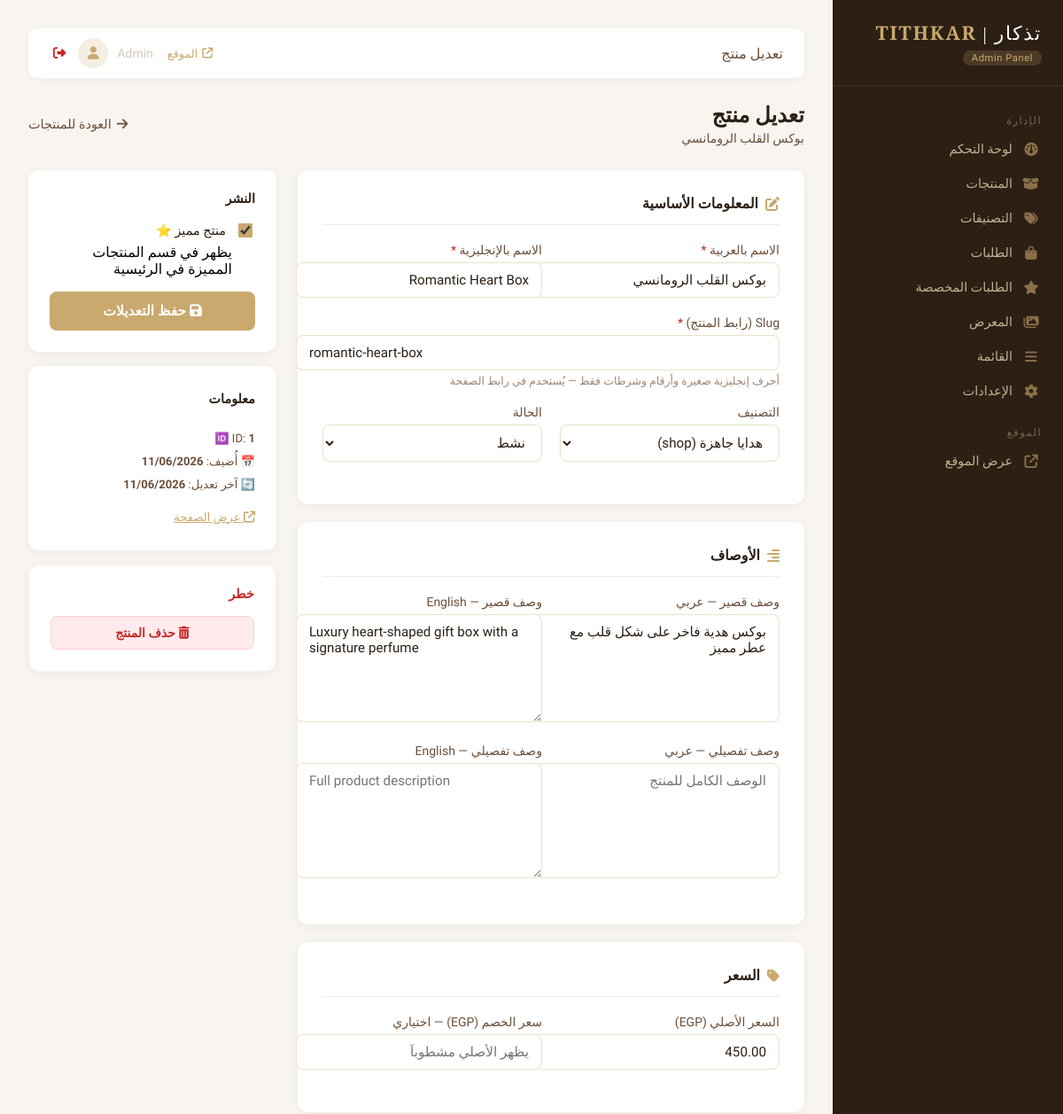
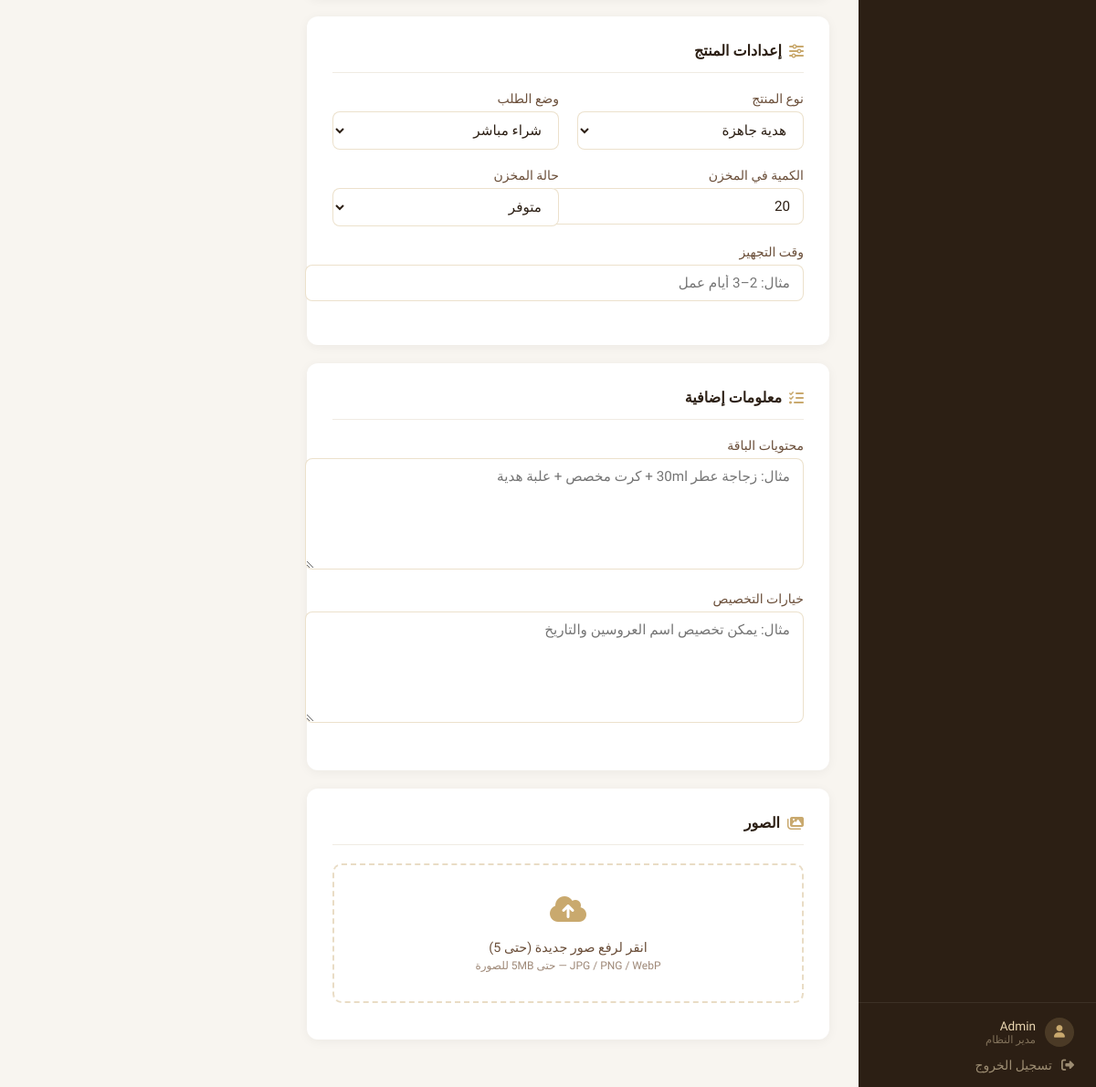
/admin/product-form.php?id=1 (signed in), run on the app's committed database (2 pictures, top to bottom).
### tables this page shows
CREATE TABLE IF NOT EXISTS products (
    id                     INT AUTO_INCREMENT PRIMARY KEY,
    name_ar                VARCHAR(255) NOT NULL,
    name_en                VARCHAR(255) NOT NULL,
    slug                   VARCHAR(255) NOT NULL UNIQUE,
    short_description_ar   TEXT,
    short_description_en   TEXT,
    full_description_ar    TEXT,
    full_description_en    TEXT,
    price                  DECIMAL(10,2)  NULL,
    sale_price             DECIMAL(10,2)  NULL,
    category_id            INT            NULL,
    product_type           ENUM('ready_gift','event_giveaway','both') NOT NULL DEFAULT 'ready_gift',
    order_mode             ENUM('buy_now','request_quote','both')     NOT NULL DEFAULT 'buy_now',
    stock_quantity         INT            NOT NULL DEFAULT 0,
    stock_status           ENUM('in_stock','out_of_stock') NOT NULL DEFAULT 'in_stock',
    is_featured            TINYINT(1)     NOT NULL DEFAULT 0,
    preparation_time       VARCHAR(255)   NULL,
    package_contents       TEXT           NULL,
    customization_options  TEXT           NULL,
    status                 ENUM('active','inactive') NOT NULL DEFAULT 'active',
    created_at             DATETIME       NOT NULL DEFAULT NOW(),
    updated_at             DATETIME       NOT NULL DEFAULT NOW() ON UPDATE NOW(),
    CONSTRAINT fk_product_category
        FOREIGN KEY (category_id) REFERENCES categories(id) ON DELETE SET NULL
);

### admin/product-form.php (the view, shortened to what this page needs)
<?php
require_once __DIR__ . '/../includes/functions.php';
$product_id = (int)($_GET['id'] ?? $_POST['product_id'] ?? 0);
$isEdit     = $product_id > 0;
$product    = null;
if ($isEdit) {
    $stmt = $pdo->prepare('SELECT * FROM products WHERE id = ? LIMIT 1');
    $stmt->execute([$product_id]);
    $product = $stmt->fetch();
}
$f = [
    'name_ar'               => $_POST['name_ar']               ?? $product['name_ar']               ?? '',
    'name_en'               => $_POST['name_en']               ?? $product['name_en']               ?? '',
    'slug'                  => $_POST['slug']                  ?? $product['slug']                  ?? '',
    'category_id'           => $_POST['category_id']           ?? $product['category_id']           ?? '',
    'status'                => $_POST['status']                ?? $product['status']                ?? 'active',
    'is_featured'           => $_POST['is_featured']           ?? $product['is_featured']           ?? 0,
    'short_description_ar'  => $_POST['short_description_ar']  ?? $product['short_description_ar']  ?? '',
    'short_description_en'  => $_POST['short_description_en']  ?? $product['short_description_en']  ?? '',
    'full_description_ar'   => $_POST['full_description_ar']   ?? $product['full_description_ar']   ?? '',
    'full_description_en'   => $_POST['full_description_en']   ?? $product['full_description_en']   ?? '',
    'price'                 => $_POST['price']                 ?? $product['price']                 ?? '',
    'sale_price'            => $_POST['sale_price']            ?? $product['sale_price']            ?? '',
    'product_type'          => $_POST['product_type']          ?? $product['product_type']          ?? 'ready_gift',
    'order_mode'            => $_POST['order_mode']            ?? $product['order_mode']            ?? 'buy_now',
    'stock_quantity'        => $_POST['stock_quantity']        ?? $product['stock_quantity']        ?? 0,
    'stock_status'          => $_POST['stock_status']          ?? $product['stock_status']          ?? 'in_stock',
    'preparation_time'      => $_POST['preparation_time']      ?? $product['preparation_time']      ?? '',
    'package_contents'      => $_POST['package_contents']      ?? $product['package_contents']      ?? '',
    'customization_options' => $_POST['customization_options'] ?? $product['customization_options'] ?? '',
];
function fv(array $f, string $key): string {
    return htmlspecialchars($f[$key] ?? '', ENT_QUOTES);
}
function sel(array $f, string $key, string $val): string {
    return ($f[$key] ?? '') == $val ? 'selected' : '';
}
$allCats = $pdo->query("SELECT id, name_ar, type FROM categories WHERE status = 'active' ORDER BY type, name_ar")->fetchAll();
?>
<!DOCTYPE html>
<html lang="ar" dir="rtl">
<head>
<link rel="stylesheet" href="https://cdnjs.cloudflare.com/ajax/libs/font-awesome/6.5.1/css/all.min.css">
<link rel="stylesheet" href="<?= SITE_URL ?>/assets/css/admin.css">
</head>
<body class="admin-body">
<div class="admin-layout">
<?php include __DIR__ . '/partials/sidebar.php'; ?>
<div class="admin-content">
<?php include __DIR__ . '/partials/topbar.php'; ?>
<div class="admin-page-header">
    <div>
        <h1 class="admin-page-title"><?= $isEdit ? 'تعديل منتج' : 'إضافة منتج جديد' ?></h1>
        <div class="admin-page-subtitle">
            <?= $isEdit ? htmlspecialchars($product['name_ar'], ENT_QUOTES) : 'ملء البيانات وحفظ المنتج' ?>
        </div>
    </div>
    <a href="products.php"
       style="color:#6B4F3A;text-decoration:none;font-size:0.9rem;display:flex;align-items:center;gap:6px;">
        <i class="fas fa-arrow-right"></i> العودة للمنتجات
    </a>
</div>
<form method="POST" enctype="multipart/form-data"
      action="product-form.php<?= $isEdit ? '?id=' . $product_id : '' ?>">
<div class="form-layout">
    <div>
        <div class="form-section">
            <h4><i class="fas fa-pen-to-square"></i> المعلومات الأساسية</h4>
            <div class="admin-form">
                <div class="form-row">
                    <div class="form-group">
                        <label>الاسم بالعربية <span style="color:#C62828;">*</span></label>
                        <input type="text" name="name_ar" value="<?= fv($f,'name_ar') ?>" required placeholder="مثال: بوكس القلب الرومانسي">
                    </div>
                    <div class="form-group">
                        <label>الاسم بالإنجليزية <span style="color:#C62828;">*</span></label>
                        <input type="text" name="name_en" id="name_en" value="<?= fv($f,'name_en') ?>" required placeholder="e.g. Romantic Heart Box">
                    </div>
                </div>
                <div class="form-group">
                    <label>Slug (رابط المنتج) <span style="color:#C62828;">*</span></label>
                    <input type="text" name="slug" id="slug" value="<?= fv($f,'slug') ?>" dir="ltr"
                           placeholder="romantic-heart-box" pattern="[a-z0-9-]+" required>
                    <div class="form-hint">أحرف إنجليزية صغيرة وأرقام وشرطات فقط — يُستخدم في رابط الصفحة</div>
                </div>
                <div class="form-row">
                    <div class="form-group">
                        <label>التصنيف</label>
                        <select name="category_id">
                            <?php foreach ($allCats as $cat): ?>
                            <option value="<?= (int)$cat['id'] ?>" <?= sel($f,'category_id',(string)$cat['id']) ?>>
                                <?= htmlspecialchars($cat['name_ar'], ENT_QUOTES) ?>
                                (<?= htmlspecialchars($cat['type'], ENT_QUOTES) ?>)
                            </option>
                            <?php endforeach; ?>
                        </select>
                    </div>
                    <div class="form-group">
                        <label>الحالة</label>
                        <select name="status">
                            <option value="active"   <?= sel($f,'status','active') ?>>نشط</option>
                        </select>
                    </div>
                </div>
            </div>
        </div>
        <div class="form-section">
            <h4><i class="fas fa-align-right"></i> الأوصاف</h4>
            <div class="admin-form">
                <div class="form-row">
                    <div class="form-group">
                        <label>وصف قصير — عربي</label>
                        <textarea name="short_description_ar" rows="3" placeholder="وصف مختصر يظهر في قائمة المنتجات"><?= fv($f,'short_description_ar') ?></textarea>
                    </div>
                    <div class="form-group">
                        <label>وصف قصير — English</label>
                        <textarea name="short_description_en" rows="3" dir="ltr" placeholder="Short description shown in listing"><?= fv($f,'short_description_en') ?></textarea>
                    </div>
                </div>
                <div class="form-row">
                    <div class="form-group">
                        <label>وصف تفصيلي — عربي</label>
                        <textarea name="full_description_ar" rows="6" placeholder="الوصف الكامل للمنتج"><?= fv($f,'full_description_ar') ?></textarea>
                    </div>
                    <div class="form-group">
                        <label>وصف تفصيلي — English</label>
                        <textarea name="full_description_en" rows="6" dir="ltr" placeholder="Full product description"><?= fv($f,'full_description_en') ?></textarea>
                    </div>
                </div>
            </div>
        </div>
        <div class="form-section">
            <h4><i class="fas fa-tag"></i> السعر</h4>
            <div class="admin-form">
                <div class="form-row">
                    <div class="form-group">
                        <label>السعر الأصلي (EGP)</label>
                        <input type="number" name="price" step="0.01" min="0"
                               value="<?= fv($f,'price') ?>" placeholder="اتركه فارغاً لـ &quot;حسب الطلب&quot;">
                    </div>
                    <div class="form-group">
                        <label>سعر الخصم (EGP) — اختياري</label>
                        <input type="number" name="sale_price" step="0.01" min="0"
                               value="<?= fv($f,'sale_price') ?>" placeholder="يظهر الأصلي مشطوباً">
                    </div>
                </div>
            </div>
        </div>
        <div class="form-section">
            <h4><i class="fas fa-sliders"></i> إعدادات المنتج</h4>
            <div class="admin-form">
                <div class="form-row">
                    <div class="form-group">
                        <label>نوع المنتج</label>
                        <select name="product_type">
                            <option value="ready_gift"     <?= sel($f,'product_type','ready_gift') ?>>هدية جاهزة</option>
                        </select>
                    </div>
                    <div class="form-group">
                        <label>وضع الطلب</label>
                        <select name="order_mode">
                            <option value="buy_now"       <?= sel($f,'order_mode','buy_now') ?>>شراء مباشر</option>
                        </select>
                    </div>
                </div>
                <div class="form-row">
                    <div class="form-group">
                        <label>الكمية في المخزن</label>
                        <input type="number" name="stock_quantity" min="0" value="<?= fv($f,'stock_quantity') ?>">
                    </div>
                    <div class="form-group">
                        <label>حالة المخزن</label>
                        <select name="stock_status">
                            <option value="in_stock"      <?= sel($f,'stock_status','in_stock') ?>>متوفر</option>
                        </select>
                    </div>
                </div>
                <div class="form-group">
                    <label>وقت التجهيز</label>
                    <input type="text" name="preparation_time" value="<?= fv($f,'preparation_time') ?>"
                           placeholder="مثال: 2–3 أيام عمل">
                </div>
            </div>
        </div>
        <div class="form-section">
            <h4><i class="fas fa-list-check"></i> معلومات إضافية</h4>
            <div class="admin-form">
                <div class="form-group">
                    <label>محتويات الباقة</label>
                    <textarea name="package_contents" rows="4" placeholder="مثال: زجاجة عطر 30ml + كرت مخصص + علبة هدية"><?= fv($f,'package_contents') ?></textarea>
                </div>
                <div class="form-group">
                    <label>خيارات التخصيص</label>
                    <textarea name="customization_options" rows="4" placeholder="مثال: يمكن تخصيص اسم العروسين والتاريخ"><?= fv($f,'customization_options') ?></textarea>
                </div>
            </div>
        </div>
        <div class="form-section">
            <h4><i class="fas fa-images"></i> الصور</h4>
            <div class="image-upload-area" onclick="document.getElementById('imgInput').click();">
                <i class="fas fa-cloud-arrow-up"></i>
                <div style="margin-top:8px;font-size:0.9rem;">انقر لرفع صور جديدة (حتى 5)</div>
                <div style="font-size:0.75rem;color:#9E8877;margin-top:4px;">JPG / PNG / WebP — حتى 5MB للصورة</div>
            </div>
        </div>
    </div>
    <div>
        <div class="sidebar-card">
            <h4>النشر</h4>
            <div style="margin-bottom:16px;">
                <label style="display:flex;align-items:center;gap:10px;cursor:pointer;font-size:0.9rem;color:#2C1F14;">
                    <input type="checkbox" name="is_featured" value="1"
                           <?= ($f['is_featured'] ?? 0) ? 'checked' : '' ?>
                           style="width:16px;height:16px;accent-color:#C9A96E;">
                    <span>منتج مميز ⭐</span>
                </label>
                <div class="form-hint" style="margin-top:4px;margin-right:26px;">يظهر في قسم المنتجات المميزة في الرئيسية</div>
            </div>
            <button type="submit" class="btn-save">
                <i class="fas fa-floppy-disk"></i>
                <?= $isEdit ? 'حفظ التعديلات' : 'حفظ المنتج' ?>
            </button>
        </div>
        <?php if ($isEdit && $product): ?>
        <div class="sidebar-card" style="font-size:0.82rem;color:#6B4F3A;line-height:2;">
            <h4>معلومات</h4>
            <div>🆔 ID: <strong><?= $product_id ?></strong></div>
            <div>📅 أُضيف: <strong><?= date('d/m/Y', strtotime($product['created_at'])) ?></strong></div>
            <div>🔄 آخر تعديل: <strong><?= date('d/m/Y', strtotime($product['updated_at'])) ?></strong></div>
            <div style="margin-top:10px;">
                <a href="<?= SITE_URL ?>/pages/product.php?slug=<?= urlencode($product['slug']) ?>"
                   target="_blank" rel="noopener"
                   style="color:#C9A96E;font-size:0.82rem;">
                    <i class="fas fa-arrow-up-right-from-square"></i> عرض الصفحة
                </a>
            </div>
        </div>
        <?php endif; ?>
        <?php if ($isEdit): ?>
        <div class="sidebar-card" style="border:1px solid #FFEBEE;">
            <h4 style="color:#C62828;">خطر</h4>
            <form method="POST" action="products.php"
                  onsubmit="return confirm('هل تريد حذف هذا المنتج نهائياً؟')">
                <button type="submit"
                        style="width:100%;padding:10px;background:#FFEBEE;color:#C62828;
                               border:1px solid #FFCDD2;border-radius:8px;font-family:inherit;
                               font-size:0.875rem;font-weight:600;cursor:pointer;transition:background .2s;"
                        onmouseover="this.style.background='#C62828';this.style.color='#fff';"
                        onmouseout="this.style.background='#FFEBEE';this.style.color='#C62828';">
                    <i class="fas fa-trash-can"></i> حذف المنتج
                </button>
            </form>
        </div>
        <?php endif; ?>
    </div>
</div>
</form>
</div>
</div>
</body>
</html>

### data on the page
products: name_ar "بوكس القلب الرومانسي", name_en "Romantic Heart Box", slug "romantic-heart-box", short_description_ar "بوكس هدية فاخر على شكل قلب مع عطر مميز", short_description_en "Luxury heart-shaped gift box with a signature perfume", price "450.00", stock_quantity "20", is_featured "☑", created_at "11/06/2026", updated_at "11/06/2026"

### other printed values
$item['label'] "لوحة التحكم"
$item['label'] "المنتجات"
$item['label'] "التصنيفات"
$item['label'] "الطلبات"
$item['label'] "الطلبات المخصصة"
$item['label'] "المعرض"
$item['label'] "القائمة"
$item['label'] "الإعدادات"
$_SESSION['admin_name'] "Admin"
$pageTitle "تعديل منتج"
$product_id "1"
form field category_id "هدايا جاهزة (shop)"
